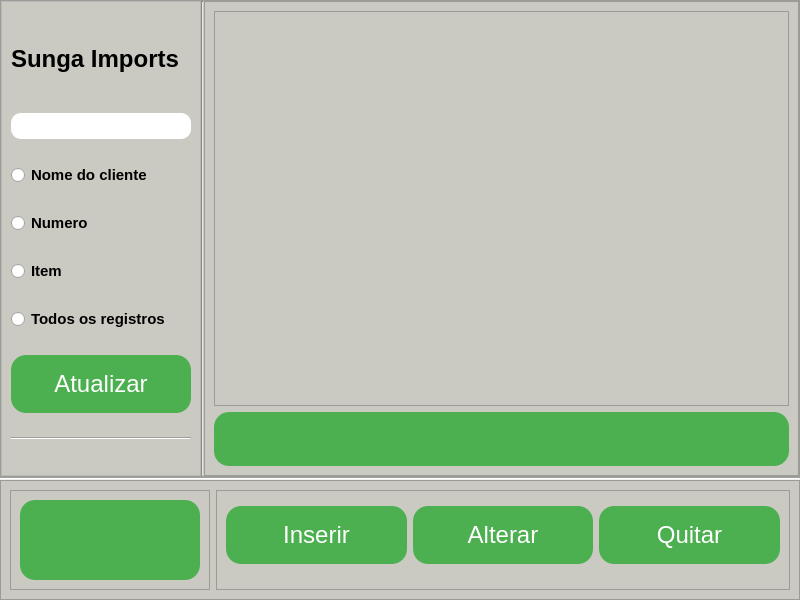
<?xml version="1.0" encoding="UTF-8"?>
<ui version="4.0">
 <class>MainWindow</class>
 <widget class="QMainWindow" name="MainWindow">
  <property name="geometry">
   <rect>
    <x>0</x>
    <y>0</y>
    <width>800</width>
    <height>600</height>
   </rect>
  </property>
  <property name="minimumSize">
   <size>
    <width>800</width>
    <height>600</height>
   </size>
  </property>
  <property name="maximumSize">
   <size>
    <width>1000</width>
    <height>700</height>
   </size>
  </property>
  <property name="windowTitle">
   <string>Gerenciador Sunga Imports</string>
  </property>
  <property name="windowIcon">
   <iconset>
    <normaloff>Icons/crosslifeIcon.jpg</normaloff>Icons/crosslifeIcon.jpg</iconset>
  </property>
  <widget class="QWidget" name="centralwidget">
   <layout class="QVBoxLayout" name="verticalLayout">
    <property name="spacing">
     <number>0</number>
    </property>
    <property name="leftMargin">
     <number>0</number>
    </property>
    <property name="topMargin">
     <number>0</number>
    </property>
    <property name="rightMargin">
     <number>0</number>
    </property>
    <property name="bottomMargin">
     <number>0</number>
    </property>
    <item>
     <widget class="QFrame" name="frame_2">
      <property name="styleSheet">
       <string notr="true">background-color: rgb(202, 202, 194);</string>
      </property>
      <property name="frameShape">
       <enum>QFrame::StyledPanel</enum>
      </property>
      <property name="frameShadow">
       <enum>QFrame::Raised</enum>
      </property>
      <layout class="QHBoxLayout" name="horizontalLayout">
       <property name="spacing">
        <number>0</number>
       </property>
       <property name="leftMargin">
        <number>0</number>
       </property>
       <property name="topMargin">
        <number>0</number>
       </property>
       <property name="rightMargin">
        <number>0</number>
       </property>
       <property name="bottomMargin">
        <number>0</number>
       </property>
       <item>
        <widget class="QFrame" name="frame_3">
         <property name="maximumSize">
          <size>
           <width>200</width>
           <height>16777215</height>
          </size>
         </property>
         <property name="styleSheet">
          <string notr="true">background-color: rgb(202, 202, );</string>
         </property>
         <property name="frameShape">
          <enum>QFrame::StyledPanel</enum>
         </property>
         <property name="frameShadow">
          <enum>QFrame::Raised</enum>
         </property>
         <layout class="QVBoxLayout" name="verticalLayout_3">
          <item>
           <widget class="QLabel" name="label">
            <property name="maximumSize">
             <size>
              <width>16777215</width>
              <height>60</height>
             </size>
            </property>
            <property name="styleSheet">
             <string notr="true">font-size:25px;
font-weight: bold;
</string>
            </property>
            <property name="text">
             <string>&lt;html&gt;&lt;head/&gt;&lt;body&gt;&lt;p&gt;&lt;span style=&quot; font-size:18pt;&quot;&gt;Sunga Imports&lt;/span&gt;&lt;/p&gt;&lt;/body&gt;&lt;/html&gt;</string>
            </property>
           </widget>
          </item>
          <item>
           <widget class="QLineEdit" name="lineEdit">
            <property name="styleSheet">
             <string notr="true">QLineEdit{
  font-size: 20px;
  text-align: center;
  border-radius: 10px;

}</string>
            </property>
           </widget>
          </item>
          <item>
           <widget class="QRadioButton" name="radioButton_6">
            <property name="styleSheet">
             <string notr="true">font-size:15px;
font-weight: bold;
</string>
            </property>
            <property name="text">
             <string>Nome do cliente</string>
            </property>
           </widget>
          </item>
          <item>
           <widget class="QRadioButton" name="radioButton_3">
            <property name="styleSheet">
             <string notr="true">font-size:15px;
font-weight: bold;
</string>
            </property>
            <property name="text">
             <string>Numero</string>
            </property>
           </widget>
          </item>
          <item>
           <widget class="QRadioButton" name="radioButton_4">
            <property name="styleSheet">
             <string notr="true">font-size:15px;
font-weight: bold;
</string>
            </property>
            <property name="text">
             <string>Item</string>
            </property>
           </widget>
          </item>
          <item>
           <widget class="QRadioButton" name="radioButton_5">
            <property name="styleSheet">
             <string notr="true">font-size:15px;
font-weight: bold;
</string>
            </property>
            <property name="text">
             <string>Todos os registros</string>
            </property>
           </widget>
          </item>
          <item>
           <widget class="QPushButton" name="pushButton_7">
            <property name="minimumSize">
             <size>
              <width>50</width>
              <height>50</height>
             </size>
            </property>
            <property name="toolTip">
             <string>&lt;html&gt;&lt;head/&gt;&lt;body&gt;&lt;p&gt;&lt;span style=&quot; font-size:11pt; font-weight:600;&quot;&gt;Pesquisar dividas&lt;/span&gt;&lt;/p&gt;&lt;/body&gt;&lt;/html&gt;</string>
            </property>
            <property name="whatsThis">
             <string/>
            </property>
            <property name="styleSheet">
             <string notr="true">QPushButton{
  padding: 15px 25px;
  font-size: 24px;
  text-align: center;
  color: #fff;
  background-color: #4CAF50;
  border-radius: 15px;

}

QPushButton:hover{
background-color: green;

}

QPushButton:pressed{
  background-color: #3e8e41;

}</string>
            </property>
            <property name="text">
             <string>Atualizar</string>
            </property>
            <property name="icon">
             <iconset>
              <normaloff>Icons/searchicon-removebg-preview-removebg-preview.png</normaloff>Icons/searchicon-removebg-preview-removebg-preview.png</iconset>
            </property>
            <property name="iconSize">
             <size>
              <width>25</width>
              <height>25</height>
             </size>
            </property>
           </widget>
          </item>
          <item>
           <widget class="Line" name="line_3">
            <property name="orientation">
             <enum>Qt::Horizontal</enum>
            </property>
           </widget>
          </item>
         </layout>
        </widget>
       </item>
       <item>
        <widget class="Line" name="line_2">
         <property name="orientation">
          <enum>Qt::Vertical</enum>
         </property>
        </widget>
       </item>
       <item>
        <widget class="QFrame" name="frame_4">
         <property name="styleSheet">
          <string notr="true">background-color: rgb(202, 202, 194);</string>
         </property>
         <property name="frameShape">
          <enum>QFrame::StyledPanel</enum>
         </property>
         <property name="frameShadow">
          <enum>QFrame::Raised</enum>
         </property>
         <layout class="QVBoxLayout" name="verticalLayout_4">
          <item>
           <widget class="QTableWidget" name="tableWidget">
            <property name="font">
             <font>
              <family>Arial</family>
              <pointsize>10</pointsize>
              <weight>50</weight>
              <italic>false</italic>
              <bold>false</bold>
             </font>
            </property>
            <property name="styleSheet">
             <string notr="true">
QHeaderView::section {
    background-color: #cacaaf;
    padding: 4px;
    border: 1px solid #000000;

	font: 10pt &quot;Arial&quot;;
}

QTableWidget {
    gridline-color: #000000;
	font: 10pt &quot;Arial&quot;;
}

QTableWidget QTableCornerButton::section {
    background-color: #000000;
    border: 2px solid #000000;

	font: 10pt &quot;Arial&quot;;
	padding: 4px;
}</string>
            </property>
            <property name="editTriggers">
             <set>QAbstractItemView::NoEditTriggers</set>
            </property>
            <property name="selectionMode">
             <enum>QAbstractItemView::ExtendedSelection</enum>
            </property>
            <property name="selectionBehavior">
             <enum>QAbstractItemView::SelectRows</enum>
            </property>
            <attribute name="horizontalHeaderDefaultSectionSize">
             <number>110</number>
            </attribute>
            <attribute name="horizontalHeaderMinimumSectionSize">
             <number>110</number>
            </attribute>
           </widget>
          </item>
          <item>
           <widget class="QPushButton" name="pushButton">
            <property name="styleSheet">
             <string notr="true">QPushButton{
  padding: 15px 25px;
  font-size: 20px;
  text-align: center;
  color: #fff;
  background-color: #4CAF50;
  border-radius: 15px;

}

QPushButton:hover{
background-color: green;

}

QPushButton:pressed{
  background-color: #3e8e41;

}</string>
            </property>
            <property name="text">
             <string/>
            </property>
           </widget>
          </item>
         </layout>
        </widget>
       </item>
      </layout>
      <zorder>frame_4</zorder>
      <zorder>frame_3</zorder>
      <zorder>line_2</zorder>
     </widget>
    </item>
    <item>
     <widget class="Line" name="line">
      <property name="orientation">
       <enum>Qt::Horizontal</enum>
      </property>
     </widget>
    </item>
    <item>
     <widget class="QFrame" name="frame">
      <property name="maximumSize">
       <size>
        <width>9898989</width>
        <height>120</height>
       </size>
      </property>
      <property name="styleSheet">
       <string notr="true">background-color: rgb(202, 202, 194);</string>
      </property>
      <property name="frameShape">
       <enum>QFrame::StyledPanel</enum>
      </property>
      <property name="frameShadow">
       <enum>QFrame::Raised</enum>
      </property>
      <layout class="QHBoxLayout" name="horizontalLayout_2">
       <item>
        <widget class="QFrame" name="frame_5">
         <property name="maximumSize">
          <size>
           <width>200</width>
           <height>16777215</height>
          </size>
         </property>
         <property name="styleSheet">
          <string notr="true">background-color: rgb(202, 202, 194);</string>
         </property>
         <property name="frameShape">
          <enum>QFrame::StyledPanel</enum>
         </property>
         <property name="frameShadow">
          <enum>QFrame::Raised</enum>
         </property>
         <layout class="QVBoxLayout" name="verticalLayout_2">
          <item>
           <widget class="QPushButton" name="pushButton_5">
            <property name="minimumSize">
             <size>
              <width>50</width>
              <height>80</height>
             </size>
            </property>
            <property name="toolTip">
             <string>&lt;html&gt;&lt;head/&gt;&lt;body&gt;&lt;p&gt;&lt;span style=&quot; font-size:11pt; font-weight:600;&quot;&gt;Total arrecadado.&lt;/span&gt;&lt;/p&gt;&lt;/body&gt;&lt;/html&gt;</string>
            </property>
            <property name="styleSheet">
             <string notr="true">QPushButton{
  font: 20pt &quot;Arial&quot;;
  padding: 15px 25px;
  text-align: center;
  color: #fff;
  background-color: #4CAF50;
  border-radius: 15px;

}

QPushButton:hover{
background-color: green;

}

QPushButton:pressed{
  background-color: #3e8e41;

}</string>
            </property>
            <property name="text">
             <string/>
            </property>
            <property name="iconSize">
             <size>
              <width>30</width>
              <height>30</height>
             </size>
            </property>
           </widget>
          </item>
         </layout>
        </widget>
       </item>
       <item>
        <widget class="QFrame" name="frame_6">
         <property name="styleSheet">
          <string notr="true">background-color: rgb(202, 202, 194);</string>
         </property>
         <property name="frameShape">
          <enum>QFrame::StyledPanel</enum>
         </property>
         <property name="frameShadow">
          <enum>QFrame::Raised</enum>
         </property>
         <layout class="QHBoxLayout" name="horizontalLayout_3">
          <property name="topMargin">
           <number>0</number>
          </property>
          <item>
           <widget class="QPushButton" name="pushButton_2">
            <property name="minimumSize">
             <size>
              <width>50</width>
              <height>50</height>
             </size>
            </property>
            <property name="toolTip">
             <string>&lt;html&gt;&lt;head/&gt;&lt;body&gt;&lt;p&gt;&lt;span style=&quot; font-size:11pt; font-weight:600;&quot;&gt;Inserir dividas&lt;/span&gt;&lt;/p&gt;&lt;/body&gt;&lt;/html&gt;</string>
            </property>
            <property name="styleSheet">
             <string notr="true">QPushButton{
  padding: 15px 25px;
  font-size: 24px;
  text-align: center;
  color: #fff;
  background-color: #4CAF50;
  border-radius: 15px;

}

QPushButton:hover{
background-color: blue;

}

QPushButton:pressed{
  background-color: #3e8e41;

}</string>
            </property>
            <property name="text">
             <string>Inserir</string>
            </property>
            <property name="icon">
             <iconset>
              <normaloff>Icons/InserirIcon-removebg-preview-removebg-preview.png</normaloff>Icons/InserirIcon-removebg-preview-removebg-preview.png</iconset>
            </property>
            <property name="iconSize">
             <size>
              <width>50</width>
              <height>20</height>
             </size>
            </property>
           </widget>
          </item>
          <item>
           <widget class="QPushButton" name="pushButton_3">
            <property name="minimumSize">
             <size>
              <width>50</width>
              <height>50</height>
             </size>
            </property>
            <property name="toolTip">
             <string>&lt;html&gt;&lt;head/&gt;&lt;body&gt;&lt;p&gt;&lt;span style=&quot; font-size:11pt; font-weight:600;&quot;&gt;Atualizar valor da divida&lt;/span&gt;&lt;/p&gt;&lt;/body&gt;&lt;/html&gt;</string>
            </property>
            <property name="styleSheet">
             <string notr="true">QPushButton{
  padding: 15px 25px;
  font-size: 24px;
  text-align: center;
  color: #fff;
  background-color: #4CAF50;
  border-radius: 15px;

}

QPushButton:hover{
background-color: orange;

}

QPushButton:pressed{
  background-color: #3e8e41;

}</string>
            </property>
            <property name="text">
             <string>Alterar</string>
            </property>
            <property name="icon">
             <iconset>
              <normaloff>Icons/updateicon-removebg-preview-removebg-preview.png</normaloff>Icons/updateicon-removebg-preview-removebg-preview.png</iconset>
            </property>
            <property name="iconSize">
             <size>
              <width>60</width>
              <height>25</height>
             </size>
            </property>
           </widget>
          </item>
          <item>
           <widget class="QPushButton" name="pushButton_4">
            <property name="minimumSize">
             <size>
              <width>50</width>
              <height>50</height>
             </size>
            </property>
            <property name="toolTip">
             <string>&lt;html&gt;&lt;head/&gt;&lt;body&gt;&lt;p&gt;&lt;span style=&quot; font-size:11pt; font-weight:600;&quot;&gt;Quando a pessoa terminar de pagar somente exclua&lt;/span&gt;&lt;/p&gt;&lt;/body&gt;&lt;/html&gt;</string>
            </property>
            <property name="styleSheet">
             <string notr="true">QPushButton{
  padding: 15px 25px;
  font-size: 24px;
  text-align: center;
  color: #fff;
  background-color: #4CAF50;
  border-radius: 15px;

}

QPushButton:hover{
background-color: red;

}

QPushButton:pressed{
  background-color: #3e8e41;

}</string>
            </property>
            <property name="text">
             <string>Quitar</string>
            </property>
            <property name="icon">
             <iconset>
              <normaloff>Icons/Iconsmind-Outline-Money-2.ico</normaloff>Icons/Iconsmind-Outline-Money-2.ico</iconset>
            </property>
            <property name="iconSize">
             <size>
              <width>50</width>
              <height>25</height>
             </size>
            </property>
           </widget>
          </item>
         </layout>
        </widget>
       </item>
      </layout>
     </widget>
    </item>
   </layout>
  </widget>
 </widget>
 <resources/>
 <connections/>
</ui>
